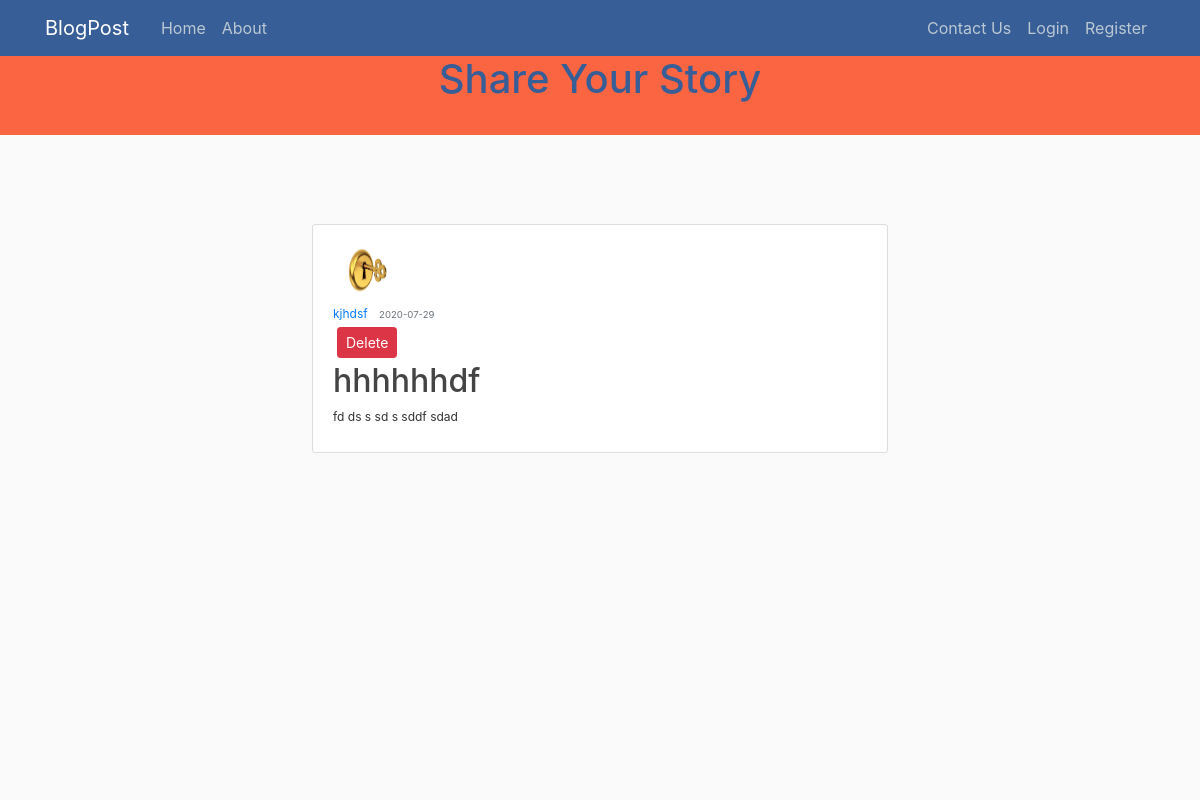
The page /home/admin/admin/XYZ123/Laki/Mikia/posts/1 on the database its author committed.
### blogpost/datamodel.py (models this page shows, shortened)
class User(db.Model, UserMixin):
    id = db.Column(db.Integer, primary_key=True)
    username = db.Column(db.String(64),nullable=False)
    fname = db.Column(db.String(32),nullable=False)
    lname = db.Column(db.String(32),nullable=False)
    email = db.Column(db.String(124),unique=True,nullable=False)
    passwd = db.Column(db.String(64),nullable=False)
    profile_pic = db.Column(db.String(124),nullable=False,default='profile_pics/default.jpeg')
    posts = db.relationship('Post',backref='author',lazy=True)
    comments = db.relationship('Comment',backref='author',lazy=True)

class Post(db.Model,UserMixin):
    id = db.Column(db.Integer,primary_key=True)
    user_id = db.Column(db.Integer, db.ForeignKey('user.id'),nullable=False)
    title = db.Column(db.String(255),nullable=False)
    content = db.Column(db.Text, nullable=False)
    post_img = db.Column(db.String(124),nullable=False,default='post_imgs/00.jpeg')
    date_posted = db.Column(db.DateTime,nullable=False,default=datetime.utcnow)
    num_ppl_seen = db.Column(db.Integer,nullable=False,default=0)
    num_comments = db.Column(db.Integer,nullable=False,default=0)
    num_ppl_liked = db.Column(db.Integer,nullable=False,default=0)
    comments = db.relationship('Comment',cascade="all,delete",backref='post',lazy=True)

### blogpost/routes.py (the view)
@app.route("/home/admin/admin/XYZ123/Laki/Mikia/posts/<int:post_id>",methods=['GET','POST'])
def post_admin(post_id):
    post = Post.query.get_or_404(post_id)
    return render_template("admin/admin_post.html",title=post.title,post=post)

### blogpost/templates/admin/admin_post.html (shortened to what this page needs)
{% extends "layout.html" %}
{% block content %}
	<article class="media" id="middleregister">
		<img id="prof_pic" src="{{url_for('static',filename='profile_pics/'+post.author.profile_pic)}}"/>
		<div class="media-body">
			<div class="article-metadata">
				<a class="mr-2" href="#">{{post.author.username}}</a>
				<small class="text-muted">{{post.date_posted.strftime('%Y-%m-%d')}}</small>
				<div>
					<button type="button" class="btn btn-danger btn-sm m-1" data-toggle="modal" data-target="#deleteModal">Delete</button>
				</div>
			</div>
			<h2 class="article-title">{{post.title}}</h2>
			<p class="article-content">{{post.content}}</p>
		</div>
	</article>
{% endblock content %}

### blogpost/static/styles.css (style rules this page uses)
body { background: #fafafa; color: #333333; margin-top: 5rem; }
h2,h4,h5,h6 { color: #444444; }
#left,#middlehome,#middleabout,#middle,#right,#middleregister,#main { display: inline-block; *display: inline; vertical-align: top; font-size: 12px; }
#middleregister { width: 48%; justify-self: center; margin-left: 26%; margin-top: 10%; height: 100%; background: #ffffff; padding: 10px 20px; border: 1px solid #dddddd; border-radius: 3px; margin-bottom: 20px; border: 1px solid #dddddd; }
#prof_pic { height: 50px; width: 50px; border-radius: 50%; margin: 10px; }

### rows shown on the page
User: profile_pic (placeholder picture), author.username "kjhdsf"
Post: date_posted "2020-07-29", title "hhhhhhdf", content "fd ds s sd s sddf sdad"
